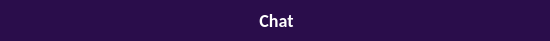
  <widget class="QWidget" name="top_bar_widget" native="true">
   <property name="geometry">
    <rect>
     <x>0</x>
     <y>0</y>
     <width>550</width>
     <height>41</height>
    </rect>
   </property>
   <property name="minimumSize">
    <size>
     <width>550</width>
     <height>0</height>
    </size>
   </property>
   <property name="maximumSize">
    <size>
     <width>550</width>
     <height>16777215</height>
    </size>
   </property>
   <property name="styleSheet">
    <string notr="true">background-color: #2a0d4b;</string>
   </property>
   <widget class="QWidget" name="horizontalLayoutWidget_2">
    <property name="geometry">
     <rect>
      <x>0</x>
      <y>0</y>
      <width>551</width>
      <height>41</height>
     </rect>
    </property>
    <layout class="QHBoxLayout" name="top_bar_layout" stretch="1,0,1">
     <property name="spacing">
      <number>100</number>
     </property>
     <property name="sizeConstraint">
      <enum>QLayout::SetDefaultConstraint</enum>
     </property>
     <property name="leftMargin">
      <number>10</number>
     </property>
     <property name="topMargin">
      <number>0</number>
     </property>
     <property name="rightMargin">
      <number>10</number>
     </property>
     <property name="bottomMargin">
      <number>0</number>
     </property>
     <item>
      <widget class="QPushButton" name="history">
       <property name="cursor">
        <cursorShape>PointingHandCursor</cursorShape>
       </property>
       <property name="styleSheet">
        <string notr="true">border: none;
text-align: left;
                                </string>
       </property>
       <property name="text">
        <string/>
       </property>
       <property name="icon">
        <iconset>
         <normaloff>../resources/history.svg</normaloff>../resources/history.svg</iconset>
       </property>
       <property name="iconSize">
        <size>
         <width>24</width>
         <height>24</height>
        </size>
       </property>
      </widget>
     </item>
     <item>
      <layout class="QHBoxLayout" name="mode_layout">
       <property name="spacing">
        <number>5</number>
       </property>
       <item>
        <widget class="QPushButton" name="mode_icon">
         <property name="cursor">
          <cursorShape>PointingHandCursor</cursorShape>
         </property>
         <property name="styleSheet">
          <string notr="true">border: none;
                                                </string>
         </property>
         <property name="text">
          <string/>
         </property>
         <property name="icon">
          <iconset>
           <normaloff>../resources/chat.png</normaloff>../resources/chat.png</iconset>
         </property>
         <property name="iconSize">
          <size>
           <width>24</width>
           <height>24</height>
          </size>
         </property>
        </widget>
       </item>
       <item>
        <widget class="QPushButton" name="mode_label">
         <property name="cursor">
          <cursorShape>PointingHandCursor</cursorShape>
         </property>
         <property name="styleSheet">
          <string notr="true">border: none;
                                                    color: white;
                                                    font-size: 18px;
                                                    font-family: Calibri;
                                                    font-weight: bold;
                                                </string>
         </property>
         <property name="text">
          <string>Chat</string>
         </property>
         <property name="iconSize">
          <size>
           <width>24</width>
           <height>24</height>
          </size>
         </property>
        </widget>
       </item>
       <item>
        <widget class="QPushButton" name="mode_down">
         <property name="cursor">
          <cursorShape>PointingHandCursor</cursorShape>
         </property>
         <property name="layoutDirection">
          <enum>Qt::LeftToRight</enum>
         </property>
         <property name="styleSheet">
          <string notr="true">border: none;
                                                    margin-left: -2px;
                                                </string>
         </property>
         <property name="text">
          <string/>
         </property>
         <property name="icon">
          <iconset>
           <normaloff>../resources/mode-down.png</normaloff>../resources/mode-down.png</iconset>
         </property>
         <property name="iconSize">
          <size>
           <width>20</width>
           <height>20</height>
          </size>
         </property>
        </widget>
       </item>
      </layout>
     </item>
     <item>
      <widget class="QPushButton" name="new_project">
       <property name="cursor">
        <cursorShape>PointingHandCursor</cursorShape>
       </property>
       <property name="styleSheet">
        <string notr="true">border: none;
text-align: right;
                                </string>
       </property>
       <property name="text">
        <string/>
       </property>
       <property name="icon">
        <iconset>
         <normaloff>../resources/plus.png</normaloff>../resources/plus.png</iconset>
       </property>
       <property name="iconSize">
        <size>
         <width>24</width>
         <height>24</height>
        </size>
       </property>
      </widget>
     </item>
    </layout>
    <zorder>new_project</zorder>
    <zorder>history</zorder>
   </widget>
  </widget>
